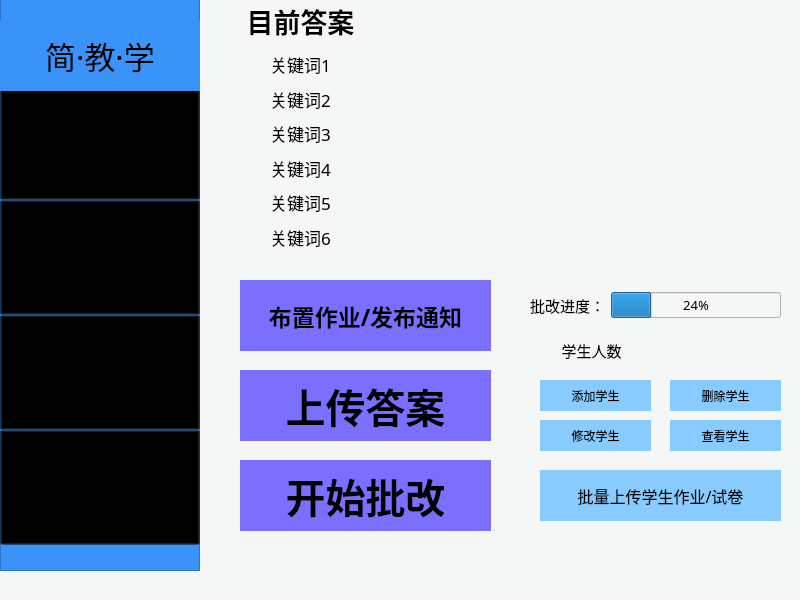
<?xml version="1.0" encoding="UTF-8"?>
<ui version="4.0">
 <class>Mainoperation</class>
 <widget class="QMainWindow" name="Mainoperation">
  <property name="geometry">
   <rect>
    <x>0</x>
    <y>0</y>
    <width>800</width>
    <height>600</height>
   </rect>
  </property>
  <property name="font">
   <font>
    <family>幼圆</family>
    <pointsize>10</pointsize>
   </font>
  </property>
  <property name="windowTitle">
   <string>简·教·学</string>
  </property>
  <property name="styleSheet">
   <string notr="true">background-color: rgb(245, 246, 246);</string>
  </property>
  <widget class="QWidget" name="centralwidget">
   <widget class="QPushButton" name="start_correct">
    <property name="geometry">
     <rect>
      <x>240</x>
      <y>460</y>
      <width>251</width>
      <height>71</height>
     </rect>
    </property>
    <property name="font">
     <font>
      <family>幼圆</family>
      <pointsize>30</pointsize>
      <weight>75</weight>
      <bold>true</bold>
     </font>
    </property>
    <property name="styleSheet">
     <string notr="true">QPushButton
{ 
    border-radius:250px;
	background-color: rgb(123, 111, 255);
}
QPushButton:hover
{
	background-color: rgb(143, 141, 229);
	background-color: rgb(127, 147, 249);
	border-radius: 250px;
	
}</string>
    </property>
    <property name="text">
     <string>开始批改</string>
    </property>
   </widget>
   <widget class="QPushButton" name="upload_answer">
    <property name="geometry">
     <rect>
      <x>240</x>
      <y>370</y>
      <width>251</width>
      <height>71</height>
     </rect>
    </property>
    <property name="font">
     <font>
      <family>幼圆</family>
      <pointsize>30</pointsize>
      <weight>75</weight>
      <bold>true</bold>
     </font>
    </property>
    <property name="styleSheet">
     <string notr="true">QPushButton
{ 
    border-radius:250px;
	background-color: rgb(123, 111, 255);
}
QPushButton:hover
{
	background-color: rgb(143, 141, 229);
	background-color: rgb(127, 147, 249);
	border-radius: 250px;
	
}</string>
    </property>
    <property name="text">
     <string>上传答案</string>
    </property>
   </widget>
   <widget class="QPushButton" name="handout">
    <property name="geometry">
     <rect>
      <x>240</x>
      <y>280</y>
      <width>251</width>
      <height>71</height>
     </rect>
    </property>
    <property name="font">
     <font>
      <family>幼圆</family>
      <pointsize>17</pointsize>
      <weight>75</weight>
      <bold>true</bold>
     </font>
    </property>
    <property name="styleSheet">
     <string notr="true">QPushButton
{ 
    border-radius:250px;
	background-color: rgb(123, 111, 255);
}
QPushButton:hover
{
	background-color: rgb(143, 141, 229);
	background-color: rgb(127, 147, 249);
	border-radius: 250px;
	
}</string>
    </property>
    <property name="text">
     <string>布置作业/发布通知</string>
    </property>
   </widget>
   <widget class="QWidget" name="horizontalLayoutWidget">
    <property name="geometry">
     <rect>
      <x>530</x>
      <y>280</y>
      <width>251</width>
      <height>51</height>
     </rect>
    </property>
    <layout class="QHBoxLayout" name="correct_Layout">
     <item>
      <widget class="QLabel" name="correct_progress_labal">
       <property name="font">
        <font>
         <family>幼圆</family>
         <pointsize>11</pointsize>
        </font>
       </property>
       <property name="styleSheet">
        <string notr="true"/>
       </property>
       <property name="text">
        <string>批改进度：</string>
       </property>
       <property name="alignment">
        <set>Qt::AlignCenter</set>
       </property>
      </widget>
     </item>
     <item>
      <widget class="QProgressBar" name="progressBar">
       <property name="font">
        <font>
         <family>幼圆</family>
         <pointsize>10</pointsize>
        </font>
       </property>
       <property name="value">
        <number>24</number>
       </property>
       <property name="alignment">
        <set>Qt::AlignCenter</set>
       </property>
      </widget>
     </item>
    </layout>
   </widget>
   <widget class="QLabel" name="label">
    <property name="geometry">
     <rect>
      <x>220</x>
      <y>-10</y>
      <width>161</width>
      <height>61</height>
     </rect>
    </property>
    <property name="font">
     <font>
      <family>幼圆</family>
      <pointsize>20</pointsize>
      <weight>75</weight>
      <bold>true</bold>
     </font>
    </property>
    <property name="text">
     <string>目前答案</string>
    </property>
    <property name="alignment">
     <set>Qt::AlignCenter</set>
    </property>
   </widget>
   <widget class="QWidget" name="verticalLayoutWidget">
    <property name="geometry">
     <rect>
      <x>250</x>
      <y>50</y>
      <width>101</width>
      <height>201</height>
     </rect>
    </property>
    <layout class="QVBoxLayout" name="verticalLayout">
     <item>
      <widget class="QLabel" name="label1">
       <property name="font">
        <font>
         <family>幼圆</family>
         <pointsize>13</pointsize>
        </font>
       </property>
       <property name="styleSheet">
        <string notr="true"/>
       </property>
       <property name="text">
        <string>关键词1</string>
       </property>
       <property name="alignment">
        <set>Qt::AlignCenter</set>
       </property>
      </widget>
     </item>
     <item>
      <widget class="QLabel" name="label2">
       <property name="font">
        <font>
         <family>幼圆</family>
         <pointsize>13</pointsize>
        </font>
       </property>
       <property name="styleSheet">
        <string notr="true"/>
       </property>
       <property name="text">
        <string>关键词2</string>
       </property>
       <property name="alignment">
        <set>Qt::AlignCenter</set>
       </property>
      </widget>
     </item>
     <item>
      <widget class="QLabel" name="label3">
       <property name="font">
        <font>
         <family>幼圆</family>
         <pointsize>13</pointsize>
        </font>
       </property>
       <property name="styleSheet">
        <string notr="true"/>
       </property>
       <property name="text">
        <string>关键词3</string>
       </property>
       <property name="alignment">
        <set>Qt::AlignCenter</set>
       </property>
      </widget>
     </item>
     <item>
      <widget class="QLabel" name="label4">
       <property name="font">
        <font>
         <family>幼圆</family>
         <pointsize>13</pointsize>
        </font>
       </property>
       <property name="styleSheet">
        <string notr="true"/>
       </property>
       <property name="text">
        <string>关键词4</string>
       </property>
       <property name="alignment">
        <set>Qt::AlignCenter</set>
       </property>
      </widget>
     </item>
     <item>
      <widget class="QLabel" name="label5">
       <property name="font">
        <font>
         <family>幼圆</family>
         <pointsize>13</pointsize>
        </font>
       </property>
       <property name="styleSheet">
        <string notr="true"/>
       </property>
       <property name="text">
        <string>关键词5</string>
       </property>
       <property name="alignment">
        <set>Qt::AlignCenter</set>
       </property>
      </widget>
     </item>
     <item>
      <widget class="QLabel" name="label6">
       <property name="font">
        <font>
         <family>幼圆</family>
         <pointsize>13</pointsize>
        </font>
       </property>
       <property name="styleSheet">
        <string notr="true"/>
       </property>
       <property name="text">
        <string>关键词6</string>
       </property>
       <property name="alignment">
        <set>Qt::AlignCenter</set>
       </property>
      </widget>
     </item>
    </layout>
   </widget>
   <widget class="QWidget" name="verticalLayoutWidget_2">
    <property name="geometry">
     <rect>
      <x>370</x>
      <y>50</y>
      <width>411</width>
      <height>201</height>
     </rect>
    </property>
    <layout class="QVBoxLayout" name="verticalLayout_2">
     <item>
      <widget class="QLabel" name="label_1">
       <property name="font">
        <font>
         <family>幼圆</family>
        </font>
       </property>
       <property name="styleSheet">
        <string notr="true"/>
       </property>
       <property name="text">
        <string/>
       </property>
       <property name="alignment">
        <set>Qt::AlignCenter</set>
       </property>
      </widget>
     </item>
     <item>
      <widget class="QLabel" name="label_2">
       <property name="font">
        <font>
         <family>幼圆</family>
        </font>
       </property>
       <property name="styleSheet">
        <string notr="true"/>
       </property>
       <property name="text">
        <string/>
       </property>
       <property name="alignment">
        <set>Qt::AlignCenter</set>
       </property>
      </widget>
     </item>
     <item>
      <widget class="QLabel" name="label_3">
       <property name="font">
        <font>
         <family>幼圆</family>
        </font>
       </property>
       <property name="styleSheet">
        <string notr="true"/>
       </property>
       <property name="text">
        <string/>
       </property>
       <property name="alignment">
        <set>Qt::AlignCenter</set>
       </property>
      </widget>
     </item>
     <item>
      <widget class="QLabel" name="label_4">
       <property name="font">
        <font>
         <family>幼圆</family>
        </font>
       </property>
       <property name="styleSheet">
        <string notr="true"/>
       </property>
       <property name="text">
        <string/>
       </property>
       <property name="alignment">
        <set>Qt::AlignCenter</set>
       </property>
      </widget>
     </item>
     <item>
      <widget class="QLabel" name="label_5">
       <property name="font">
        <font>
         <family>幼圆</family>
        </font>
       </property>
       <property name="styleSheet">
        <string notr="true"/>
       </property>
       <property name="text">
        <string/>
       </property>
       <property name="alignment">
        <set>Qt::AlignCenter</set>
       </property>
      </widget>
     </item>
     <item>
      <widget class="QLabel" name="label_6">
       <property name="font">
        <font>
         <family>幼圆</family>
        </font>
       </property>
       <property name="styleSheet">
        <string notr="true"/>
       </property>
       <property name="text">
        <string/>
       </property>
       <property name="alignment">
        <set>Qt::AlignCenter</set>
       </property>
      </widget>
     </item>
    </layout>
   </widget>
   <widget class="QPushButton" name="add_student">
    <property name="geometry">
     <rect>
      <x>540</x>
      <y>380</y>
      <width>111</width>
      <height>31</height>
     </rect>
    </property>
    <property name="font">
     <font>
      <family>幼圆</family>
     </font>
    </property>
    <property name="styleSheet">
     <string notr="true">QPushButton
{ 
	border-radius:250px;
    background-color: rgb(135, 203, 255);
}
QPushButton:hover
{
	background-color: rgb(135, 194, 227);
	border-radius: 250px;
	
}</string>
    </property>
    <property name="text">
     <string>添加学生</string>
    </property>
   </widget>
   <widget class="QWidget" name="horizontalLayoutWidget_2">
    <property name="geometry">
     <rect>
      <x>530</x>
      <y>330</y>
      <width>251</width>
      <height>41</height>
     </rect>
    </property>
    <layout class="QHBoxLayout" name="student_Layout">
     <item>
      <widget class="QLabel" name="student_number">
       <property name="font">
        <font>
         <family>幼圆</family>
         <pointsize>11</pointsize>
        </font>
       </property>
       <property name="styleSheet">
        <string notr="true"/>
       </property>
       <property name="text">
        <string>学生人数</string>
       </property>
       <property name="alignment">
        <set>Qt::AlignCenter</set>
       </property>
      </widget>
     </item>
     <item>
      <widget class="QLabel" name="label_student_number">
       <property name="font">
        <font>
         <family>幼圆</family>
        </font>
       </property>
       <property name="styleSheet">
        <string notr="true"/>
       </property>
       <property name="text">
        <string/>
       </property>
       <property name="alignment">
        <set>Qt::AlignCenter</set>
       </property>
      </widget>
     </item>
    </layout>
   </widget>
   <widget class="QPushButton" name="remove_student">
    <property name="geometry">
     <rect>
      <x>670</x>
      <y>380</y>
      <width>111</width>
      <height>31</height>
     </rect>
    </property>
    <property name="font">
     <font>
      <family>幼圆</family>
     </font>
    </property>
    <property name="styleSheet">
     <string notr="true">QPushButton
{ 
	border-radius:250px;
    background-color: rgb(135, 203, 255);
}
QPushButton:hover
{
	background-color: rgb(135, 194, 227);
	border-radius: 250px;
	
}</string>
    </property>
    <property name="text">
     <string>删除学生</string>
    </property>
   </widget>
   <widget class="QPushButton" name="edit_student">
    <property name="geometry">
     <rect>
      <x>540</x>
      <y>420</y>
      <width>111</width>
      <height>31</height>
     </rect>
    </property>
    <property name="font">
     <font>
      <family>幼圆</family>
     </font>
    </property>
    <property name="styleSheet">
     <string notr="true">QPushButton
{ 
	border-radius:250px;
    background-color: rgb(135, 203, 255);
}
QPushButton:hover
{
	background-color: rgb(135, 194, 227);
	border-radius: 250px;
	
}</string>
    </property>
    <property name="text">
     <string>修改学生</string>
    </property>
   </widget>
   <widget class="QPushButton" name="view_student">
    <property name="geometry">
     <rect>
      <x>670</x>
      <y>420</y>
      <width>111</width>
      <height>31</height>
     </rect>
    </property>
    <property name="font">
     <font>
      <family>幼圆</family>
     </font>
    </property>
    <property name="styleSheet">
     <string notr="true">QPushButton
{ 
	border-radius:250px;
    background-color: rgb(135, 203, 255);
}
QPushButton:hover
{
	background-color: rgb(135, 194, 227);
	border-radius: 250px;
	
}</string>
    </property>
    <property name="text">
     <string>查看学生</string>
    </property>
   </widget>
   <widget class="QPushButton" name="all_push_work">
    <property name="geometry">
     <rect>
      <x>540</x>
      <y>470</y>
      <width>241</width>
      <height>51</height>
     </rect>
    </property>
    <property name="font">
     <font>
      <family>幼圆</family>
      <pointsize>12</pointsize>
     </font>
    </property>
    <property name="styleSheet">
     <string notr="true">QPushButton
{ 
	border-radius:250px;
    background-color: rgb(135, 203, 255);
}
QPushButton:hover
{
	background-color: rgb(135, 194, 227);
	border-radius: 250px;
	
}</string>
    </property>
    <property name="text">
     <string>批量上传学生作业/试卷</string>
    </property>
   </widget>
   <widget class="QFrame" name="frame">
    <property name="geometry">
     <rect>
      <x>0</x>
      <y>-20</y>
      <width>200</width>
      <height>591</height>
     </rect>
    </property>
    <property name="styleSheet">
     <string notr="true">background-color: rgb(58, 147, 249);</string>
    </property>
    <property name="frameShape">
     <enum>QFrame::StyledPanel</enum>
    </property>
    <property name="frameShadow">
     <enum>QFrame::Raised</enum>
    </property>
    <widget class="QPushButton" name="mode_homepage">
     <property name="geometry">
      <rect>
       <x>0</x>
       <y>105</y>
       <width>200</width>
       <height>115</height>
      </rect>
     </property>
     <property name="font">
      <font>
       <family>幼圆</family>
       <pointsize>30</pointsize>
       <weight>75</weight>
       <bold>true</bold>
      </font>
     </property>
     <property name="mouseTracking">
      <bool>false</bool>
     </property>
     <property name="styleSheet">
      <string notr="true">QPushButton
{ 
    background-color:transparent;
}
QPushButton:hover
{
	background-color: rgb(127, 147, 249);
	border-radius: 0px;
	
}</string>
     </property>
     <property name="text">
      <string>首页</string>
     </property>
    </widget>
    <widget class="QPushButton" name="mode_mine">
     <property name="geometry">
      <rect>
       <x>0</x>
       <y>450</y>
       <width>200</width>
       <height>115</height>
      </rect>
     </property>
     <property name="font">
      <font>
       <family>幼圆</family>
       <pointsize>30</pointsize>
       <weight>75</weight>
       <bold>true</bold>
      </font>
     </property>
     <property name="styleSheet">
      <string notr="true">QPushButton
{ 
    background-color:transparent;
}
QPushButton:hover
{
	background-color: rgb(127, 147, 249);
	border-radius: 0px;
	
}</string>
     </property>
     <property name="text">
      <string>我的</string>
     </property>
    </widget>
    <widget class="QPushButton" name="mode_history">
     <property name="geometry">
      <rect>
       <x>0</x>
       <y>335</y>
       <width>200</width>
       <height>115</height>
      </rect>
     </property>
     <property name="font">
      <font>
       <family>幼圆</family>
       <pointsize>25</pointsize>
       <weight>75</weight>
       <bold>true</bold>
      </font>
     </property>
     <property name="styleSheet">
      <string notr="true">QPushButton
{ 
    background-color:transparent;
}
QPushButton:hover
{
	background-color: rgb(127, 147, 249);
	border-radius: 0px;
	
}</string>
     </property>
     <property name="text">
      <string>历史
记录</string>
     </property>
    </widget>
    <widget class="QPushButton" name="mode_operation">
     <property name="geometry">
      <rect>
       <x>0</x>
       <y>220</y>
       <width>200</width>
       <height>115</height>
      </rect>
     </property>
     <property name="font">
      <font>
       <family>幼圆</family>
       <pointsize>30</pointsize>
       <weight>75</weight>
       <bold>true</bold>
      </font>
     </property>
     <property name="styleSheet">
      <string notr="true">QPushButton
{ 
    background-color:transparent;
}
QPushButton:hover
{
	background-color: rgb(127, 147, 249);
	border-radius: 0px;
	
}</string>
     </property>
     <property name="text">
      <string>操作</string>
     </property>
    </widget>
    <widget class="QLabel" name="label_7">
     <property name="geometry">
      <rect>
       <x>0</x>
       <y>40</y>
       <width>200</width>
       <height>71</height>
      </rect>
     </property>
     <property name="font">
      <font>
       <family>华文行楷</family>
       <pointsize>23</pointsize>
      </font>
     </property>
     <property name="text">
      <string>简·教·学</string>
     </property>
     <property name="alignment">
      <set>Qt::AlignCenter</set>
     </property>
    </widget>
   </widget>
  </widget>
  <widget class="QMenuBar" name="menubar">
   <property name="geometry">
    <rect>
     <x>0</x>
     <y>0</y>
     <width>800</width>
     <height>26</height>
    </rect>
   </property>
  </widget>
  <widget class="QStatusBar" name="statusbar"/>
 </widget>
 <resources/>
 <connections/>
</ui>
